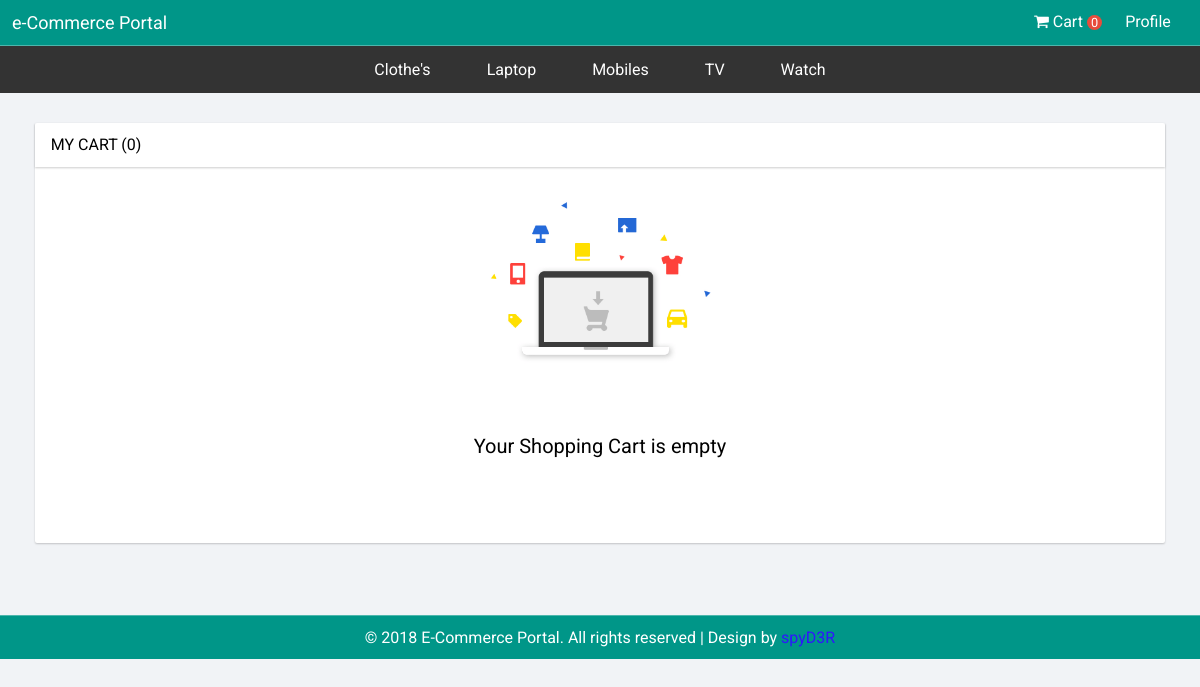
/showCart.php, run on the app's committed database.
### tables this page shows
CREATE TABLE `p_category_main` (
  `pcm_id` int(5) NOT NULL AUTO_INCREMENT,
  `pcm_name` varchar(20) DEFAULT NULL,
  PRIMARY KEY (`pcm_id`),
  UNIQUE KEY `pcm_name` (`pcm_name`)
);

### includes/clientHeaderMenu.php (the view, shortened to what this page needs)
<ul class="main-menu">
    <?php
        $sql="SELECT m.* FROM p_category_main m JOIN product_details p ON p.pcm_id = m.pcm_id GROUP BY (m.pcm_id) ORDER BY(m.pcm_name)";
        $result = $conn->query($sql);
        if($result->num_rows > 0){
            while($row = $result->fetch_array()){
                echo '<li class="dropdown">';
                    $sql1="SELECT s.pcs_id, s.pcs_name FROM p_category_sub s JOIN p_category_main m ON m.pcm_id = s.pcm_id JOIN product_details p ON p.pcm_id = m.pcm_id AND p.pcs_id = s.pcs_id WHERE s.pcm_id = $row[0] GROUP BY (s.pcs_id)";
                    $result1 = $conn->query($sql1);
                    if($result1->num_rows > 0){
                        echo "<a class='dropbtn' href='#' onclick='jumpUrl(\"$row[0]\",\"main\",\"productDetails.php\")'> ".$row[1]."</a>
                            <div class='clear'></div>";
                    }else{
                        echo "<a class='dropbtn' href='#' onclick='jumpUrl(\"$row[0]\",\"main\",\"productDetails.php\")'> ".$row[1]."</a>
                            <div class='clear'></div>";
                    }
                echo '</li>';
            }
        }
    ?>
</ul>

### css/clientStyle.css (style rules this page uses)
*, ul.main-menu, ul.sub-menu, #return-to-top i { margin: 0; padding: 0; }
body, header, footer, .header-logo, .header-cart, .header-user, .header-menu, .container-vertical-list, .container-horizontal-list, .addToCart, .moreDetails, .card, .list-header, .card-qty, .cart-body, .cart-header, .cart-empty, .cart-text, .address-menu, .pro-header, .edit, .cancel, .change, .pofile-body, .input-radio-effect::before { margin: auto; }
body, header, footer, .header-logo, .header-cart, .header-user, .header-menu, .container-vertical-list, .container-horizontal-list, .header-cart img, .addToCart, .moreDetails, .card, .card-qty, .cart-body, .cart-header, .cart-empty, .cart-text, .address-menu, .profile-user-img, .pro-header, .edit, .cancel, .change, span.err { vertical-align: middle; }
body, header, footer, .header-logo, .header-cart, .header-user, .header-menu, .container-vertical-list, .container-horizontal-list, .addToCart, .moreDetails, .card, .card-qty, .list-header, .cart-body, .cart-empty, .cart-text, li, li a, .dropbtn { text-align: center; }
html { background-color: #f1f3f6; font-family: "Roboto"; }
a, li a, .dropbtn, .dropdown-content a, #return-to-top, .address-menu { text-decoration: none; }
header, footer, .itemCount, li a, .dropbtn, .addToCart, .moreDetails, a.main-logo:visited, a.main-logo:active, a.main-logo:any-link, #return-to-top:hover i, #return-to-top i { color: #ffffff !important; }
ul.main-menu, ul.sub-menu { padding: 0; }
li { margin-left: 1%; margin-right: 1%; }
li a, .dropbtn { padding: 14px 16px; }
li.dropdown, .input-radio-text, li a, .dropbtn, .input-radio-effect, .input-radio-lable { display: inline-block; }
.addToCart, .moreDetails, ul.main-menu, ul.sub-menu { background-color: #333; }
.address-menu, ul.main-menu, ul.sub-menu { list-style-type: none; }
.profile-body, ul.main-menu, ul.sub-menu, .profile-user-right>.txt-hello+.txt-name { overflow: hidden; }

### data on the page
p_category_main: pcm_name "Clothe's"
p_category_main: pcm_name "Laptop"
p_category_main: pcm_name "Mobiles"
p_category_main: pcm_name "TV"
p_category_main: pcm_name "Watch"
